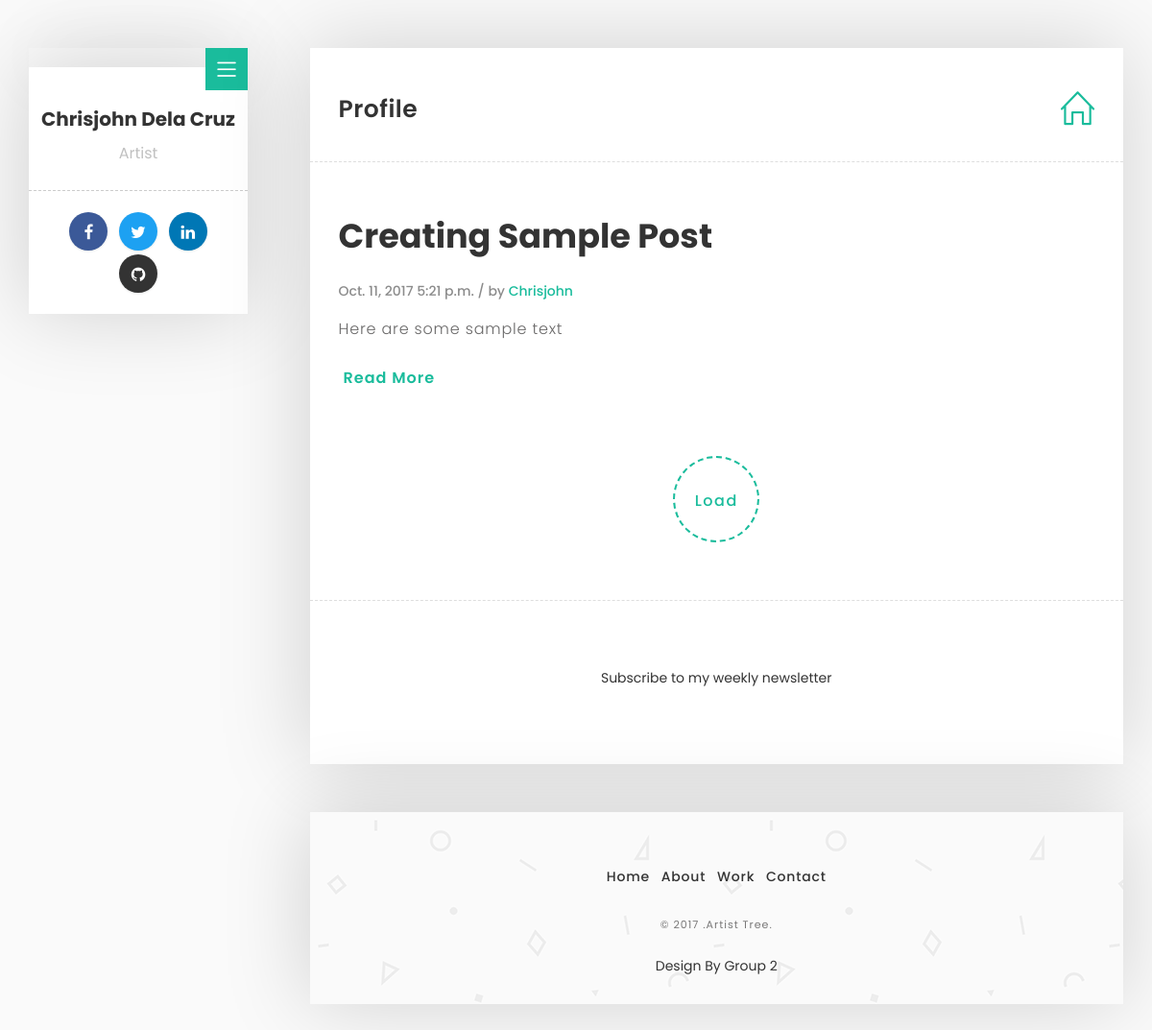
The app's page /artisttree/profile/1/ (signed in) with its own data.
### artisttree/models.py (models this page shows, shortened)
class Post(models.Model):
    user = models.ForeignKey(User,related_name='user', on_delete=models.CASCADE)
    title = models.CharField(max_length=200)
    text = models.TextField()
    likes = models.IntegerField(default=False)
    date_posted = models.DateField(auto_now=True)
    time_posted = models.TimeField(auto_now=True)
    def __str__(self):
        return self.text

### artisttree/views.py (the view)
# urls.py: url(r'^profile/(?P<profile_id>[0-9]+)/$', views.profileQQ, name='profileQQ'),
def profileQQ(request,profile_id):
    user=User.objects.get(id=profile_id)
    post = Post.objects.filter(user_id=profile_id).order_by('-date_posted', '-time_posted')
    userprofileinfo = UserProfileInfo.objects.get(user_id=request.session['user_id'])
    print (post)
    context = {'user':user,
               'post':post,
                 'userprofilepic':userprofileinfo
               }
    return render(request,"artisttree/789.html",context)

### artisttree/templates/artisttree/789.html (shortened to what this page needs)
<!DOCTYPE html>
<html lang="en">
  <head>
    {% load staticfiles %}
    <link rel="stylesheet" type="text/css" href="{% static 'profile/css/plugin.css' %}">
    <link rel="stylesheet" type="text/css" href="{% static 'profile/css/style.css' %}">
  </head>
 <body>
    <div id="main">
        <div class="container">
            <div class="row">
                 <div class="col-md-3">
                   <div class="about-fixed">
                     <div class="my-pic">
                        <a href="javascript:void(0)" class="collapsed" data-target="#menu" data-toggle="collapse"><i class="icon-menu menu"></i></a>
                        </div>
                      <div class="my-detail">
                        <div class="white-spacing">
                            <h1>{{ user.first_name }}  {{user.last_name}}</h1>
                            <span>Artist</span>
                        </div>
                       <ul class="social-icon">
                         <li><a href="http://www.facebook.com" target="_blank" class="facebook"><i class="fa fa-facebook"></i></a></li>
                         <li><a href="http://www.twitter.com" target="_blank" class="twitter"><i class="fa fa-twitter"></i></a></li>
                         <li><a href="http://www.linkedin.com" target="_blank" class="linkedin"><i class="fa fa-linkedin"></i></a></li>
                         <li><a href="http://www.github.com" target="_blank" class="github"><i class="fa fa-github"></i></a></li>
                         </ul>
                    </div>
                  </div>
                </div>
                 <div class="col-md-9">
                    <div class="col-md-12 page-body">
                    	<div class="row">
                            <div class="sub-title">
                           		<h2>Profile</h2>
                                 <a href="/artisttree/all"><i class="icon-home"></i></a>
                                 <br>
                            </div>
                            <div class="col-md-12 content-page">
                            		{%if post.count > 0%}
								                   {% for postdetail in post %}
                                <div class="col-md-12 blog-post">
                                    <div class="post-title ">
                                      <a href="/artisttree/profile/{{user.id}}/post/{{postdetail.id}}"><h1>{{postdetail.title}}</h1></a>
                                    </div>
                                    <div class="post-info">
                                    	<span>{{postdetail.date_posted}} {{postdetail.time_posted}} / by <a href="#" target="_blank">{{postdetail.user.first_name}}</a></span>
                                    </div>
                                    <p>{{postdetail.text}}</p>
                                    <a href="/artisttree/profile/{{postdetail.id}}/post" class="button button-style button-anim fa fa-long-arrow-right"><span>Read More</span></a>
                                </div>
                                 {%endfor%}
                                {%else%}
                                <p>No Post</p>
                                {%endif%}
                                <div class="col-md-12 text-center">
                                 <a href="javascript:void(0)" id="load-more-post" class="load-more-button">Load</a>
                                </div>
                             </div>
                         </div>
                        <div class="col-md-8 col-md-offset-2">
                           <form id="mc-form" method="post" action="http://uipasta.us14.list-manage.com/subscribe/post?u=854825d502cdc101233c08a21&amp;id=86e84d44b7">
                                <p>Subscribe to my weekly newsletter</p>
							  </form>
                           </div>
                         </div>
                       <div class="col-md-12 page-body margin-top-50 footer">
                          <footer>
                          <ul class="menu-link">
                               <li><a href="index.html">Home</a></li>
                               <li><a href="/artisttree/about/{{postdetail.user.id}}">About</a></li>
                               <li><a href="/artisttree/about/{{postdetail.user.id}}">Work</a></li>
                               <li><a href="/artisttree/about/{{postdetail.user.id}}">Contact</a></li>
                            </ul>
                            <p><small>&copy; 2017 .Artist Tree. </small></p>
                          <div class="uipasta-credit">Design By Group 2</div>
                         </footer>
                       </div>
                  </div>
            </div>
         </div>
      </div>
   </body>
 </html>

### artisttree/static/profile/css/style.css (style rules this page uses)
body { font-family: "Poppins", sans-serif; background: #fafafa !important; }
html { position: relative; min-height: 100%; }
a { text-decoration: none !important; color: #1abc9c; }
p { font-size: 14px; font-family: "Poppins", sans-serif; }
#main { margin: 50px 0; }
.page-body { background: #ffffff; box-shadow: -2px -1px 88px 0px rgba(0,0,0,0.17); }
.sub-title { padding: 30px; }
.sub-title h2 { display: inline-block; font-size: 25px; letter-spacing: 0.5px; font-weight: 600; }
.sub-title i { float: right; font-size: 35px; margin-top: 15px; }
.content-page { padding-top: 30px; padding-bottom: 60px; border-top: 1px dashed #dedede; border-bottom: 1px dashed #dedede; }
.button { border: none; font-family: inherit; font-size: 16px; color: inherit; background: none; cursor: pointer; padding: 10px 60px; padding-left: 0px; display: inline-block; margin: 8px 30px; margin-left: 5px; letter-spacing: 1px; font-weight: 600; outline: none; position: relative; -webkit-transition: all 0.3s; -moz-transition: all 0.3s; transition: all 0.3s; }
.button:after { content: ''; position: absolute; z-index: -1; -webkit-transition: all 0.3s; -moz-transition: all 0.3s; transition: all 0.3s; }
.button:before { font-family: 'FontAwesome'; speak: none; font-style: normal; font-weight: normal; font-variant: normal; text-transform: none; line-height: 1; position: relative; -webkit-font-smoothing: antialiased; }
.button-style { color: #1abc9c; overflow: hidden; }
.button-style:before { position: absolute; font-size: 27px; line-height: 38px; color: #1abc9c; -webkit-transition: all 0.3s; -moz-transition: all 0.3s; transition: all 0.3s; }
.button-anim:before { left: 60%; opacity: 0; top: 0; }
.menu { position: absolute; right: 0px; top: 0px; font-size: 20px; color: #fff; background: #1abc9c; padding: 12px; }
.menu-link { list-style: none; padding: 25px; margin: 0; text-align: center; }
.menu-link:before, .menu-link:after { content: " "; display: table; }
.menu-link:after { clear: both; }
.menu-link li { display: inline-block; margin: 2px 4px; }
.menu-link li a { display: block; color: #333333; text-align: center; font-size: 13px; transition: all 0.3s ease-in-out; }
.about-fixed { position: fixed; width: 19%; }
.my-pic { width: 100%; box-shadow: -2px -1px 88px 0px rgba(0,0,0,0.17); }
.my-detail { text-align: center; margin-bottom: 30px; background: #ffffff; box-shadow: -2px -1px 88px 0px rgba(0,0,0,0.17); }
.my-detail .white-spacing { padding: 23px 0; border-bottom: 1px dashed #cccccc; }
.my-detail h1 { font-size: 20px; font-weight: 700; }
.my-detail span { color: #c1c1c1; font-weight: 400; line-height: 30px; font-size: 16px; }
div.blog-post { display: none; margin-bottom: 50px; }
.blog-post .post-title h1 { color: #333333; font-size: 35px; line-height: 45px; font-weight: 700; margin-top: 24px; }
.blog-post .post-info { font-size: 14px; line-height: 30px; font-weight: 500; padding: 10px 0; color: #8c8c8c; }
.blog-post p { font-size: 16px; line-height: 30px; color: #696868; font-weight: 300; letter-spacing: 0.8px; font-family: "Poppins", sans-serif; }
.load-more-button { width: 90px; height: 90px; border-radius: 50%; border: 2px dashed #1abc9c; line-height: 90px; display: block; font-size: 16px; letter-spacing: 1.5px; margin: 0 auto; font-weight: 500; transition: all 0.3s ease-in-out; }
#mc-form { text-align: center; padding: 50px; }
.footer { background: url(../images/bg/pattern-bg.png); background-repeat: repeat; text-align: center; padding: 30px 0; margin-top: 10px; }
.footer p { color: #797878; font-size: 13px; line-height: 25px; padding: 0px 15px; letter-spacing: 1px; }
.footer li a { font-size: 14px; font-weight: 500; letter-spacing: 0.8px; }
.social-icon { list-style: none; padding: 20px; margin: 0; text-align: center; }
.social-icon:before, .social-icon:after { content: " "; display: table; }
.social-icon:after { clear: both; }
.social-icon li { display: inline-block; margin: 2px 4px; }
.social-icon li a { display: block; width: 40px; height: 40px; line-height: 42px; color: #fff; text-align: center; border: 0 none; border-radius: 50%; font-size: 17px; box-shadow: 0px 1px 2px 0px rgba(90, 91, 95, 0.15); transition: all 0.3s ease-in-out; }
.facebook { background-color: #3b5998; }
.twitter { background-color: #1da1f2; }
.linkedin { background-color: #0077b5; }
.github { background-color: #333333; }
.margin-top-50 { margin-top: 50px !important; }
.uipasta-credit { color: #333333; text-align: center; margin-top: 20px; }

### records on screen
Post: title "Creating Sample Post", date_posted "Oct. 11, 2017", time_posted "5:21 p.m.", user.first_name "Chrisjohn", text "Here are some sample text"

### other values on screen
{{ user.first_name }} "Chrisjohn"
{{ user.last_name }} "Dela Cruz"
